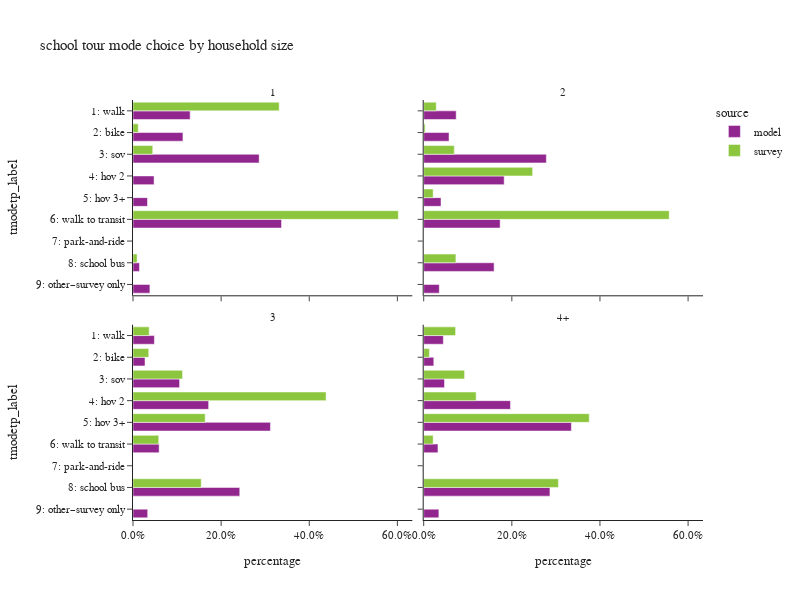

Write notebook code for a chart like this one.
### Code cell
plot_mode_choice(sc_tour,"hhsize_4+",
                 {"hhsize_4+":["1","2","3","4+"],
                  "tmodetp_label":["1: walk","2: bike","3: sov","4: hov 2","5: hov 3+","6: walk to transit",
                                   "7: park-and-ride","8: school bus","9: other–survey only"]},
                 "household size",2,600)

### Figure 1 — Plotly figure (JSON) as saved in the notebook; plotly's stock layout.template omitted (floating-point values rounded to 4 significant figures)
{"data": [{"alignmentgroup": "True", "customdata": [[1397], [1221], [3084], [515], [354], [3631], [158], [413]], "hovertemplate": "source=model<br>hhsize_4+=1<br>percentage=%{x}<br>tmodetp_label=%{y}<br>sample count=%{customdata[0]}<extra></extra>", "legendgroup": "model", "marker": {"color": "#91268F", "pattern": {"shape": ""}}, "name": "model", "offsetgroup": "model", "orientation": "h", "showlegend": true, "textposition": "auto", "type": "bar", "x": [0.1297, 0.1133, 0.2863, 0.0478, 0.03286, 0.337, 0.01467, 0.03834], "xaxis": "x3", "y": ["1: walk", "2: bike", "3: sov", "4: hov 2", "5: hov 3+", "6: walk to transit", "8: school bus", "9: other–survey only"], "yaxis": "y3"}, {"alignmentgroup": "True", "customdata": [[3563], [2776], [13445], [8822], [1897], [8380], [7717], [1707]], "hovertemplate": "source=model<br>hhsize_4+=2<br>percentage=%{x}<br>tmodetp_label=%{y}<br>sample count=%{customdata[0]}<extra></extra>", "legendgroup": "model", "marker": {"color": "#91268F", "pattern": {"shape": ""}}, "name": "model", "offsetgroup": "model", "orientation": "h", "showlegend": false, "textposition": "auto", "type": "bar", "x": [0.07376, 0.05747, 0.2783, 0.1826, 0.03927, 0.1735, 0.1597, 0.03534], "xaxis": "x4", "y": ["1: walk", "2: bike", "3: sov", "4: hov 2", "5: hov 3+", "6: walk to transit", "8: school bus", "9: other–survey only"], "yaxis": "y4"}, {"alignmentgroup": "True", "customdata": [[6020], [3383], [13119], [21304], [38703], [7362], [30065], [4138]], "hovertemplate": "source=model<br>hhsize_4+=3<br>percentage=%{x}<br>tmodetp_label=%{y}<br>sample count=%{customdata[0]}<extra></extra>", "legendgroup": "model", "marker": {"color": "#91268F", "pattern": {"shape": ""}}, "name": "model", "offsetgroup": "model", "orientation": "h", "showlegend": false, "textposition": "auto", "type": "bar", "x": [0.04851, 0.02726, 0.1057, 0.1717, 0.3119, 0.05933, 0.2423, 0.03335], "xaxis": "x", "y": ["1: walk", "2: bike", "3: sov", "4: hov 2", "5: hov 3+", "6: walk to transit", "8: school bus", "9: other–survey only"], "yaxis": "y"}, {"alignmentgroup": "True", "customdata": [[24237], [12441], [25661], [107027], [182178], [17593], [155714], [18709]], "hovertemplate": "source=model<br>hhsize_4+=4+<br>percentage=%{x}<br>tmodetp_label=%{y}<br>sample count=%{customdata[0]}<extra></extra>", "legendgroup": "model", "marker": {"color": "#91268F", "pattern": {"shape": ""}}, "name": "model", "offsetgroup": "model", "orientation": "h", "showlegend": false, "textposition": "auto", "type": "bar", "x": [0.04459, 0.02289, 0.04721, 0.1969, 0.3352, 0.03237, 0.2865, 0.03442], "xaxis": "x2", "y": ["1: walk", "2: bike", "3: sov", "4: hov 2", "5: hov 3+", "6: walk to transit", "8: school bus", "9: other–survey only"], "yaxis": "y2"}, {"alignmentgroup": "True", "customdata": [[7], [1], [3], [9], [1]], "hovertemplate": "source=survey<br>hhsize_4+=1<br>percentage=%{x}<br>tmodetp_label=%{y}<br>sample count=%{customdata[0]}<extra></extra>", "legendgroup": "survey", "marker": {"color": "#8CC63E", "pattern": {"shape": ""}}, "name": "survey", "offsetgroup": "survey", "orientation": "h", "showlegend": true, "textposition": "auto", "type": "bar", "x": [0.3317, 0.01197, 0.04482, 0.6021, 0.009331], "xaxis": "x3", "y": ["1: walk", "2: bike", "3: sov", "6: walk to transit", "8: school bus"], "yaxis": "y3"}, {"alignmentgroup": "True", "customdata": [[4], [1], [7], [6], [2], [6], [5]], "hovertemplate": "source=survey<br>hhsize_4+=2<br>percentage=%{x}<br>tmodetp_label=%{y}<br>sample count=%{customdata[0]}<extra></extra>", "legendgroup": "survey", "marker": {"color": "#8CC63E", "pattern": {"shape": ""}}, "name": "survey", "offsetgroup": "survey", "orientation": "h", "showlegend": false, "textposition": "auto", "type": "bar", "x": [0.02852, 0.003222, 0.06941, 0.2472, 0.02146, 0.5571, 0.07307], "xaxis": "x4", "y": ["1: walk", "2: bike", "3: sov", "4: hov 2", "5: hov 3+", "6: walk to transit", "8: school bus"], "yaxis": "y4"}, {"alignmentgroup": "True", "customdata": [[18], [7], [10], [40], [34], [13], [29]], "hovertemplate": "source=survey<br>hhsize_4+=3<br>percentage=%{x}<br>tmodetp_label=%{y}<br>sample count=%{customdata[0]}<extra></extra>", "legendgroup": "survey", "marker": {"color": "#8CC63E", "pattern": {"shape": ""}}, "name": "survey", "offsetgroup": "survey", "orientation": "h", "showlegend": false, "textposition": "auto", "type": "bar", "x": [0.03668, 0.03571, 0.1124, 0.4382, 0.1639, 0.05839, 0.1548], "xaxis": "x", "y": ["1: walk", "2: bike", "3: sov", "4: hov 2", "5: hov 3+", "6: walk to transit", "8: school bus"], "yaxis": "y"}, {"alignmentgroup": "True", "customdata": [[34], [10], [21], [48], [157], [18], [116]], "hovertemplate": "source=survey<br>hhsize_4+=4+<br>percentage=%{x}<br>tmodetp_label=%{y}<br>sample count=%{customdata[0]}<extra></extra>", "legendgroup": "survey", "marker": {"color": "#8CC63E", "pattern": {"shape": ""}}, "name": "survey", "offsetgroup": "survey", "orientation": "h", "showlegend": false, "textposition": "auto", "type": "bar", "x": [0.07237, 0.0129, 0.09282, 0.119, 0.3757, 0.02147, 0.3057], "xaxis": "x2", "y": ["1: walk", "2: bike", "3: sov", "4: hov 2", "5: hov 3+", "6: walk to transit", "8: school bus"], "yaxis": "y2"}], "layout": {"annotations": [{"font": {}, "showarrow": false, "text": "3", "x": 0.245, "xanchor": "center", "xref": "paper", "y": 0.465, "yanchor": "bottom", "yref": "paper"}, {"font": {}, "showarrow": false, "text": "4+", "x": 0.755, "xanchor": "center", "xref": "paper", "y": 0.465, "yanchor": "bottom", "yref": "paper"}, {"font": {}, "showarrow": false, "text": "1", "x": 0.245, "xanchor": "center", "xref": "paper", "y": 1.0, "yanchor": "bottom", "yref": "paper"}, {"font": {}, "showarrow": false, "text": "2", "x": 0.755, "xanchor": "center", "xref": "paper", "y": 1.0, "yanchor": "bottom", "yref": "paper"}], "barmode": "group", "height": 600, "legend": {"title": {"text": "source"}, "tracegroupgap": 0}, "title": {"text": "school tour mode choice by household size"}, "width": 800, "xaxis": {"anchor": "y", "domain": [0.0, 0.49], "tickformat": ".1%", "title": {"text": "percentage"}}, "xaxis2": {"anchor": "y2", "domain": [0.51, 1.0], "matches": "x", "tickformat": ".1%", "title": {"text": "percentage"}}, "xaxis3": {"anchor": "y3", "domain": [0.0, 0.49], "matches": "x", "showticklabels": false, "tickformat": ".1%"}, "xaxis4": {"anchor": "y4", "domain": [0.51, 1.0], "matches": "x", "showticklabels": false, "tickformat": ".1%"}, "yaxis": {"anchor": "x", "categoryarray": ["9: other–survey only", "8: school bus", "7: park-and-ride", "6: walk to transit", "5: hov 3+", "4: hov 2", "3: sov", "2: bike", "1: walk"], "categoryorder": "array", "domain": [0.0, 0.465], "title": {"text": "tmodetp_label"}}, "yaxis2": {"anchor": "x2", "domain": [0.0, 0.465], "matches": "y", "showticklabels": false}, "yaxis3": {"anchor": "x3", "categoryarray": ["9: other–survey only", "8: school bus", "7: park-and-ride", "6: walk to transit", "5: hov 3+", "4: hov 2", "3: sov", "2: bike", "1: walk"], "categoryorder": "array", "domain": [0.535, 1.0], "matches": "y", "title": {"text": "tmodetp_label"}}, "yaxis4": {"anchor": "x4", "domain": [0.535, 1.0], "matches": "y", "showticklabels": false}}}
